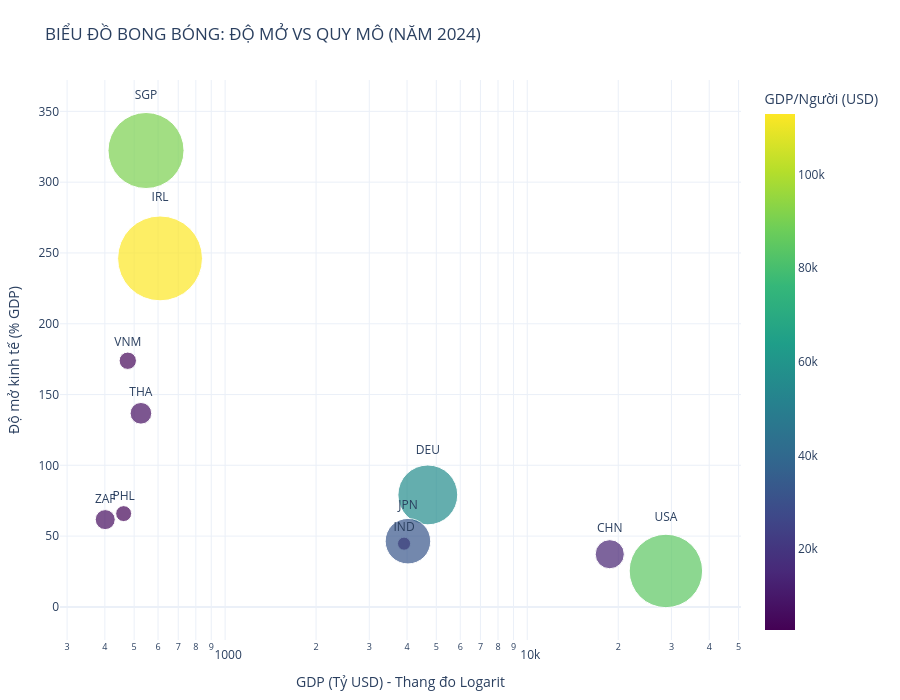

Notebook code for this chart:
### Code cell
import plotly.express as px

# 1. Chuẩn bị dữ liệu
latest_year = int(df['Year'].max())
focus_countries = ['SGP', 'IRL', 'USA', 'IND', 'DEU', 'CHN', 'JPN', 'VNM', 'THA', 'PHL', 'ZAF']

bubble_df = df[(df['Year'] == latest_year) & (df['Country'].isin(focus_countries))].copy()
bubble_df['GDP_Billion_USD'] = bubble_df['GDP_Current_USD'] / 1e9

# Điền 0 cho các giá trị NaN của GDP per capita để tránh lỗi khi vẽ size
bubble_df['GDP_Per_Capita_USD'] = bubble_df['GDP_Per_Capita_USD'].fillna(0)

# 2. Vẽ biểu đồ bằng Plotly Express
fig_bubble = px.scatter(
    bubble_df,
    x='GDP_Billion_USD',
    y='Economic_Openness_Pct',
    size='GDP_Per_Capita_USD',
    color='GDP_Per_Capita_USD',
    text='Country',
    hover_name='Country',
    size_max=60,
    color_continuous_scale='Viridis',
    title=f"BIỂU ĐỒ BONG BÓNG: ĐỘ MỞ VS QUY MÔ (NĂM {latest_year})",
    labels={
        'GDP_Billion_USD': 'GDP (Tỷ USD)',
        'Economic_Openness_Pct': 'Độ mở kinh tế (% GDP)',
        'GDP_Per_Capita_USD': 'GDP/Người (USD)'
    }
)

# 3. Tùy chỉnh hiển thị (Label, Tooltip, Layout)
fig_bubble.update_traces(
    textposition='top center',
    marker=dict(line=dict(width=1, color='white')),
    hovertemplate=(
        "<b>%{hovertext}</b><br>"
        "GDP: %{x:,.1f} Tỷ USD<br>"
        "Độ mở: %{y:,.1f} %<br>"
        "GDP/Người: %{marker.size:,.0f} USD<extra></extra>" 
        # (Lưu ý: trong px, marker.size lưu giá trị thực tế truyền vào)
    ),
)

fig_bubble.update_layout(
    template="plotly_white",
    height=700,
    margin=dict(l=60, r=40, t=80, b=60),
    coloraxis_colorbar=dict(title="GDP/Người (USD)")
)

# Thêm tuỳ chỉnh Log cho trục X nếu bong bóng của Mỹ và Trung Quốc làm biểu đồ bị dồn (Bỏ comment nếu muốn dùng)
fig_bubble.update_xaxes(type="log", title="GDP (Tỷ USD) - Thang đo Logarit")

fig_bubble.show(config={'responsive': True})
fig_bubble.write_html("bubble_chart_openness_gdp.html")

### Figure 1 — Plotly figure (JSON) as saved in the notebook; plotly's stock layout.template omitted (floating-point values rounded to 4 significant figures)
{"data": [{"hovertemplate": "<b>%{hovertext}</b><br>GDP: %{x:,.1f} Tỷ USD<br>Độ mở: %{y:,.1f} %<br>GDP/Người: %{marker.size:,.0f} USD<extra></extra>", "hovertext": ["CHN", "DEU", "IND", "IRL", "JPN", "PHL", "SGP", "THA", "USA", "VNM", "ZAF"], "legendgroup": "", "marker": {"color": [13300.0, 56100.0, 2695.0, 112900.0, 32490.0, 3985.0, 90670.0, 7347.0, 84530.0, 4717.0, 6267.0], "coloraxis": "coloraxis", "line": {"color": "white", "width": 1}, "size": [13300.0, 56100.0, 2695.0, 112900.0, 32490.0, 3985.0, 90670.0, 7347.0, 84530.0, 4717.0, 6267.0], "sizemode": "area", "sizeref": 31.36, "symbol": "circle"}, "mode": "markers+text", "name": "", "orientation": "v", "showlegend": false, "text": ["CHN", "DEU", "IND", "IRL", "JPN", "PHL", "SGP", "THA", "USA", "VNM", "ZAF"], "textposition": "top center", "type": "scatter", "x": [18740.0, 4686.0, 3910.0, 609.2, 4028.0, 461.6, 547.4, 526.5, 28750.0, 476.4, 401.1], "xaxis": "x", "y": [37.2, 79.09, 44.65, 246.2, 46.41, 65.89, 322.4, 136.7, 25.38, 173.9, 61.65], "yaxis": "y"}], "layout": {"coloraxis": {"colorbar": {"title": {"text": "GDP/Người (USD)"}}, "colorscale": [[0, "#440154"], [0.1111, "#482878"], [0.2222, "#3e4989"], [0.3333, "#31688e"], [0.4444, "#26828e"], [0.5556, "#1f9e89"], [0.6667, "#35b779"], [0.7778, "#6ece58"], [0.8889, "#b5de2b"], [1, "#fde725"]]}, "height": 700, "legend": {"itemsizing": "constant", "tracegroupgap": 0}, "margin": {"b": 60, "l": 60, "r": 40, "t": 80}, "title": {"text": "BIỂU ĐỒ BONG BÓNG: ĐỘ MỞ VS QUY MÔ (NĂM 2024)"}, "xaxis": {"anchor": "y", "domain": [0, 1], "title": {"text": "GDP (Tỷ USD) - Thang đo Logarit"}, "type": "log"}, "yaxis": {"anchor": "x", "domain": [0, 1], "title": {"text": "Độ mở kinh tế (% GDP)"}}}}
